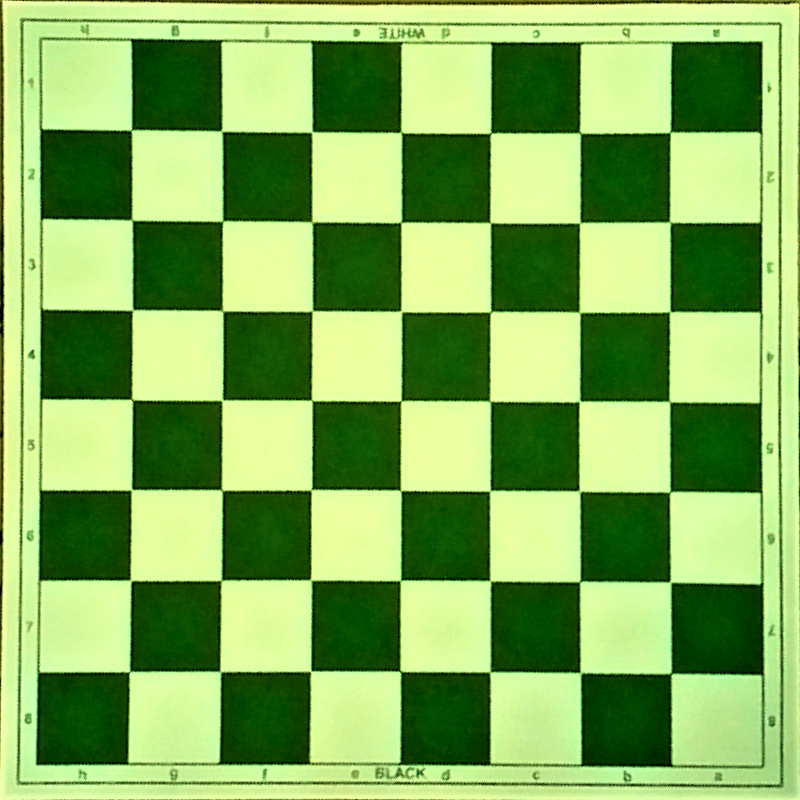
#> input picture CHESS_IMAGE_PROCESSING/Images/chess2_warp1.png, 800 x 800 px, found by its file name
$ python HoughLines_Chess.py
#> lines starting #> are read from the running program, lines starting #| are printed output that depends on the picture; after the words box and inside, x2 and y2 are one past the last pixel; in counts of white or black regions, pixels touching at a corner belong together
import cv2
import numpy as np

img = cv2.imread('chess2_warp1.png')
#> img is the input picture: shape (800, 800, 3); mean B, G, R 91.3, 174, 130.5
gray = cv2.cvtColor(img,cv2.COLOR_BGR2GRAY)
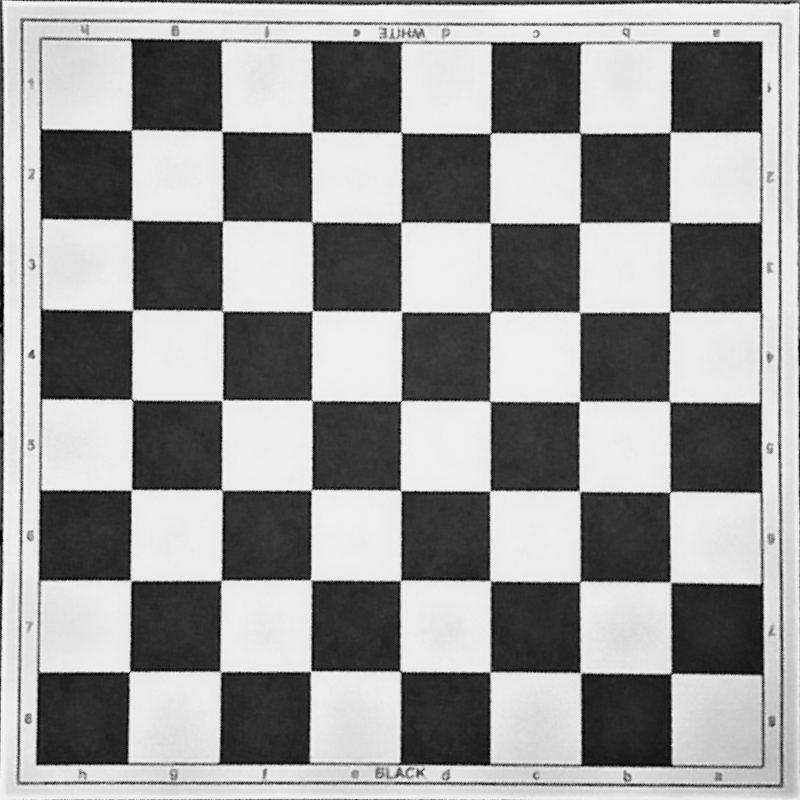
#> gray: shape (800, 800); min 0, max 249, mean 151.6
edges = cv2.Canny(gray,50,150,apertureSize = 3)
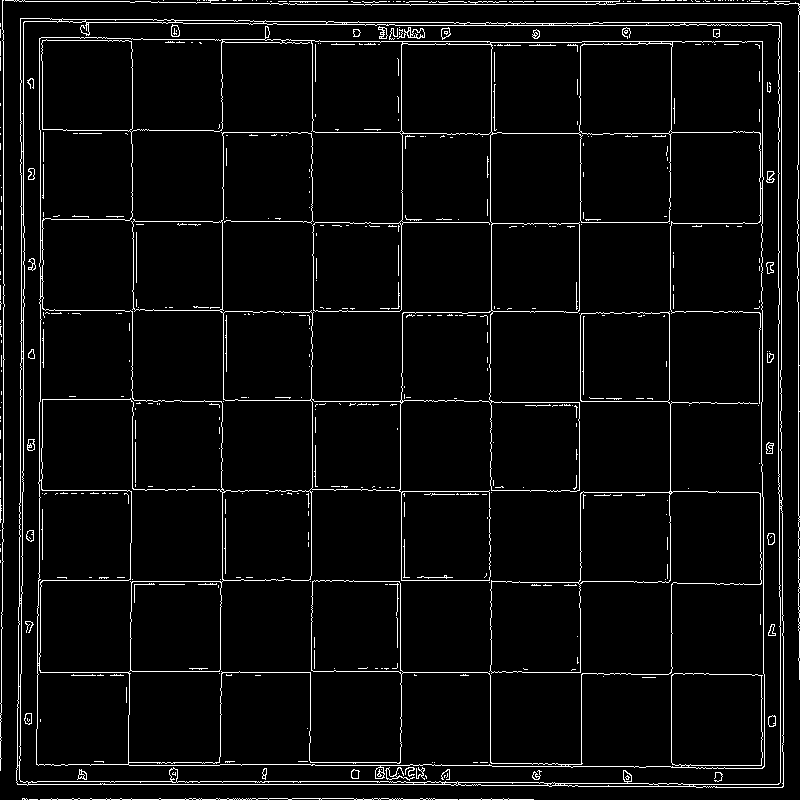
#> edges: shape (800, 800); 4.5% white in thin lines or dots
minLineLength = 30
maxLineGap = 10
lines = cv2.HoughLinesP(edges,1,np.pi/180,50,minLineLength,maxLineGap)
#> lines = 410 rows, first 6: [28, 784, 101, 784], [359, 22, 453, 22], [798, 164, 798, 15], [781, 369, 781, 23], [3, 283, 3, 41], [490, 363, 490, 314]
for x in range(0, len(lines)):
    for x1,y1,x2,y2 in lines[x]:
        cv2.line(img,(x1,y1),(x2,y2),(0,255,0),2)
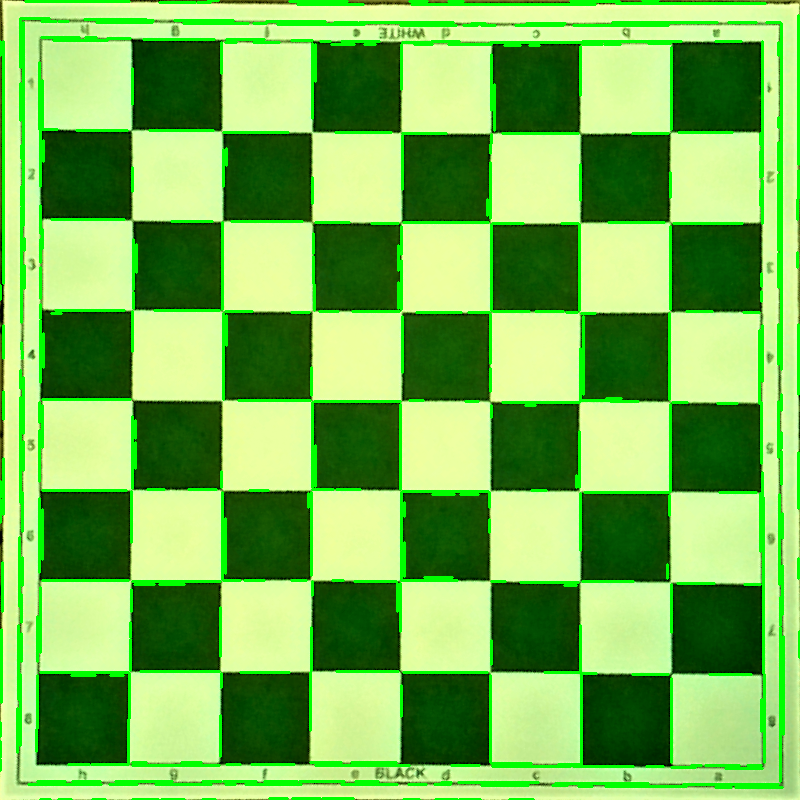
#> img: shape (800, 800, 3); 8.02% of pixels changed, all inside (x1, y1, x2, y2) = (0, 0, 800, 800)

cv2.imshow('img',img)
